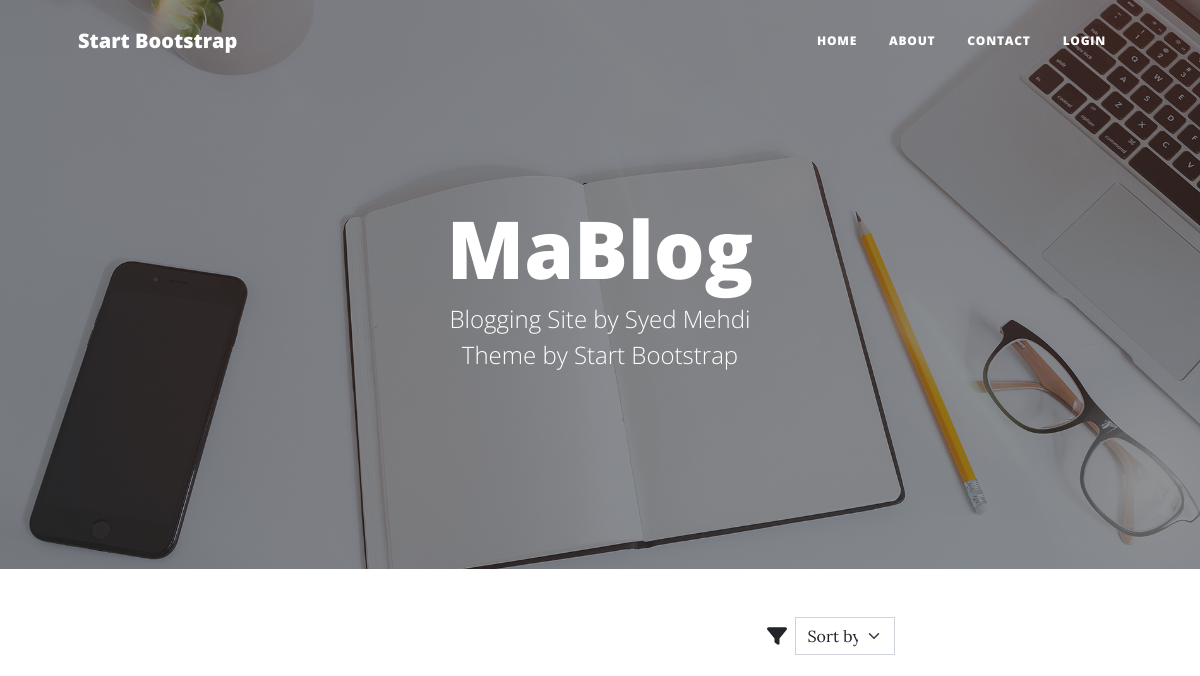
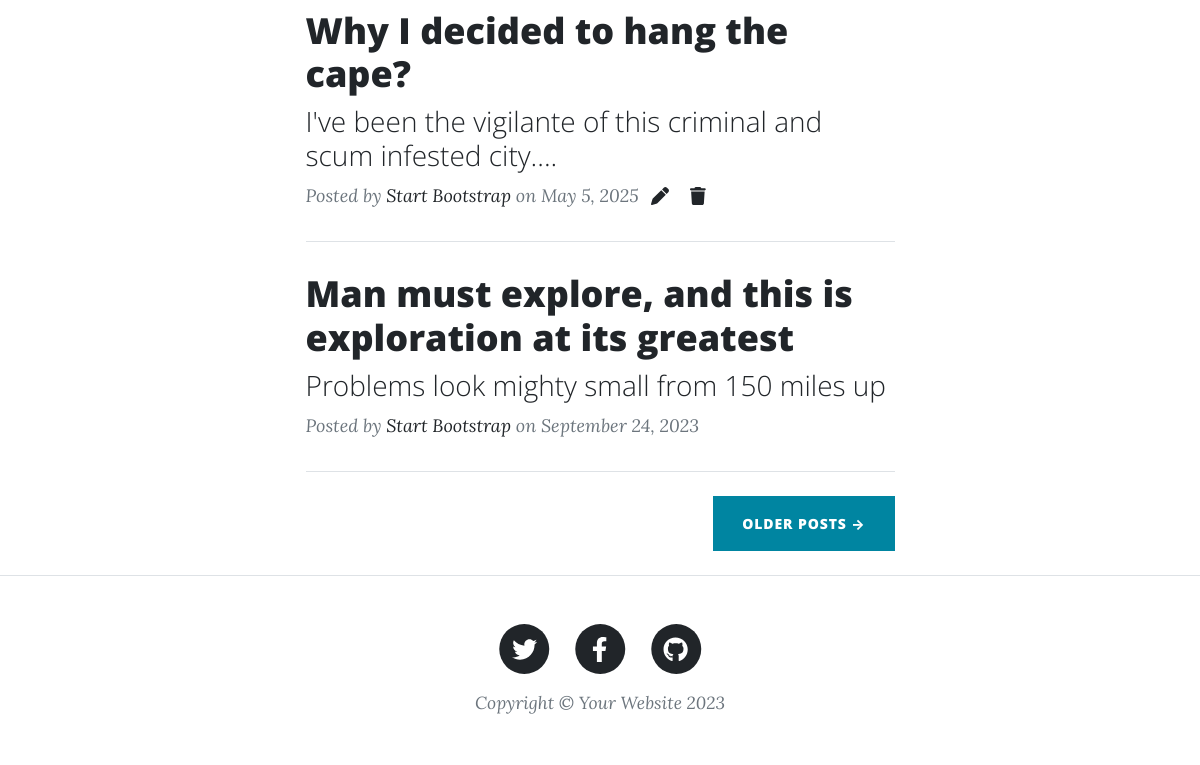
The app's page /posts/, older data (2 pictures, top to bottom).
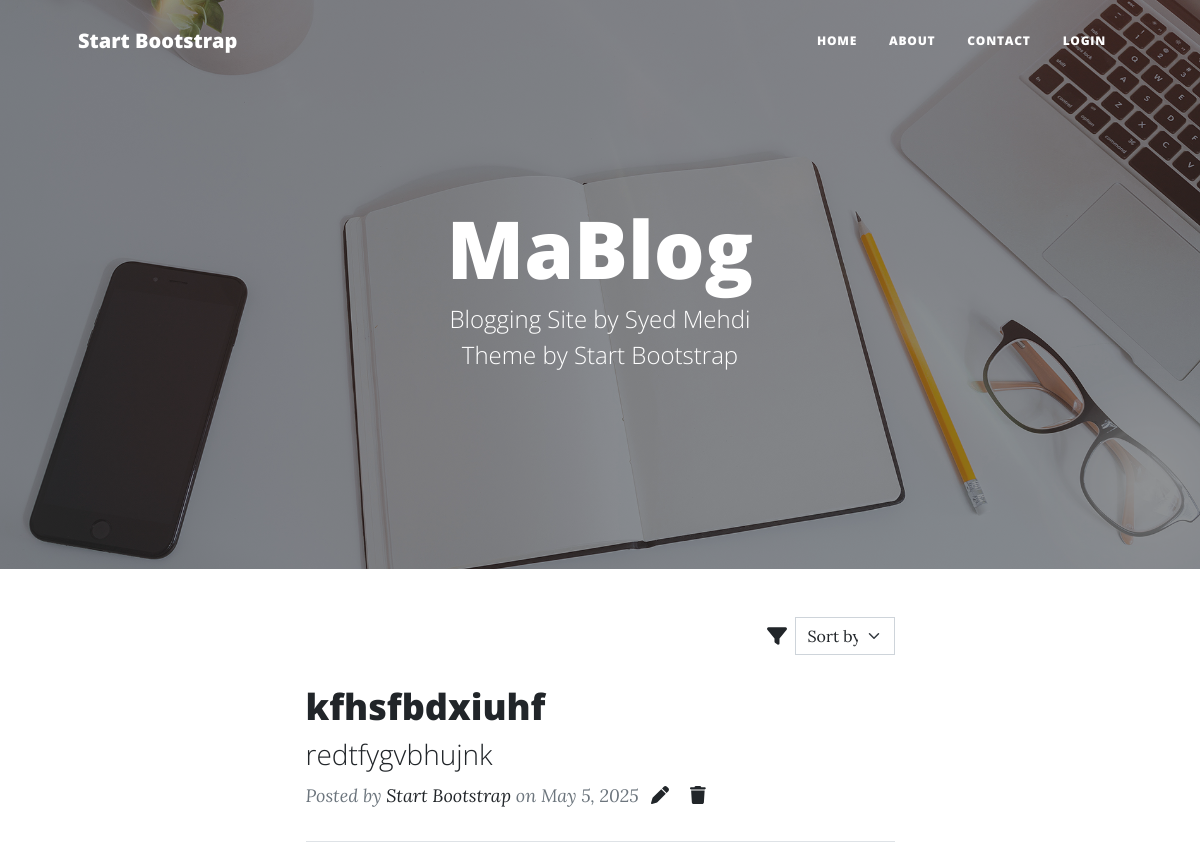
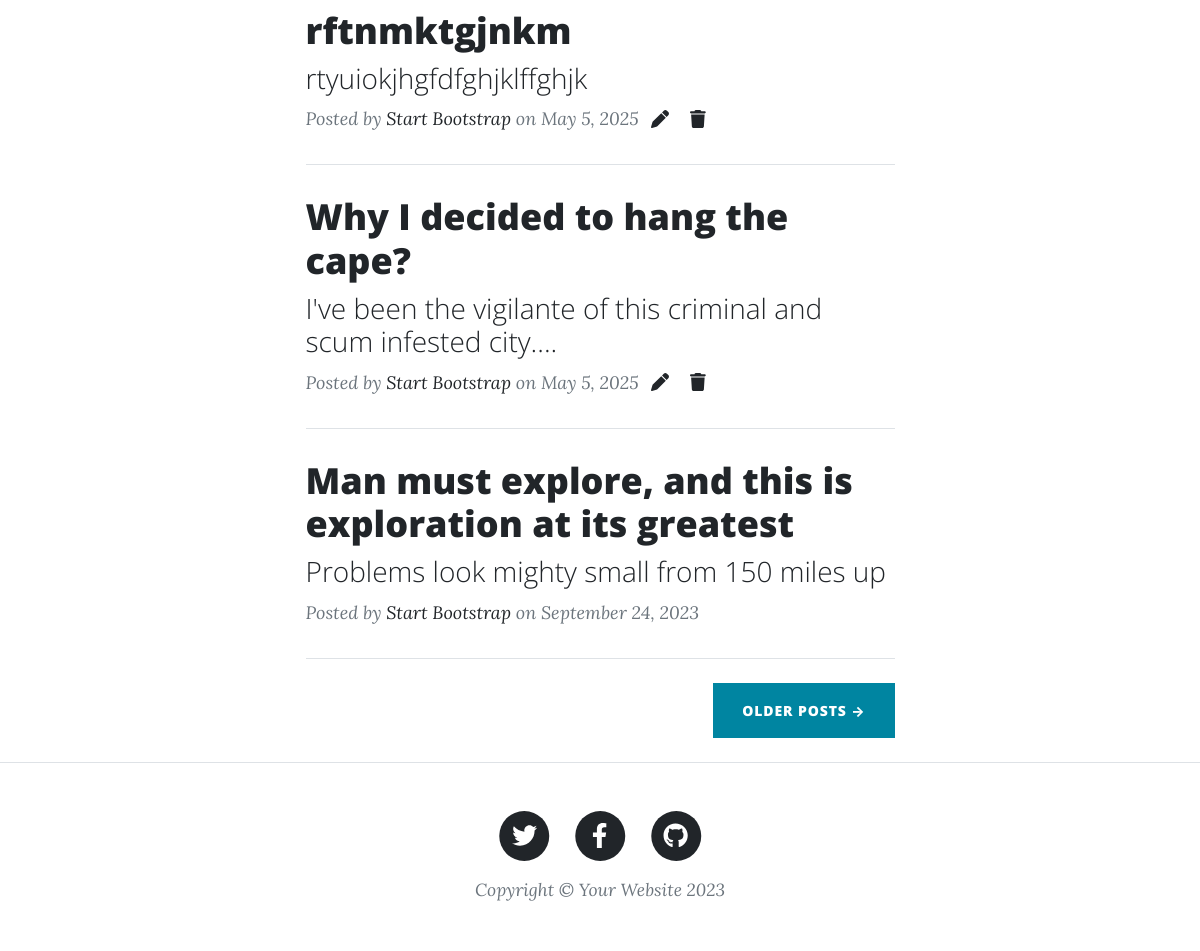
The same page, newer data (2 pictures, top to bottom).
### blog/models.py (models this page shows, shortened)
class Post(models.Model):
    tags = [
        ('tech', 'Tech'),
        ('cs', 'Computer Science'),
        ('ai', 'AI'),
        ('bio', 'Biology'),
        ('music', 'Music'),
        ('movies', 'Movies'),
        ('psychology', 'Psychology'),
        ('history', 'History'),
        ('books', 'Books & Literature'),
        ('fiction', 'Fiction'),
        ('gaming', 'Gaming'),
        ('other', 'Other'),
    ]
    author = models.ForeignKey(User, on_delete=models.CASCADE)
    title = models.CharField(max_length=130)
    subtitle = models.CharField(max_length=70, blank=True)
    content = models.TextField()
    tags = models.CharField(max_length=50, choices=tags, default='other')
    created_at = models.DateTimeField(auto_now_add=True)
    modified_at = models.DateTimeField(auto_now=True)

### blog/views.py (the view)
# urls.py: path("", views.post_list, name="post_list"),
def post_list(request):
    selected_filter = request.GET.get('filter')
    if selected_filter == 'oldest':
        posts = Post.objects.order_by('created_at')
    else:
        posts = Post.objects.order_by('-created_at')
    return render(request, 'users/user_posts.html', {'posts': posts, 'selected_filter': selected_filter})

### users/templates/users/user_posts.html (shortened to what this page needs)
{% extends 'base.html' %}
{% load static %}
{% block img %}
{% static 'img/home-bg.jpg' %}
{% endblock %}
{% block content %}
<div class="container px-4 px-lg-5">
    <div class="row gx-4 gx-lg-5 justify-content-center">
        <div class="col-md-10 col-lg-8 col-xl-7">
            <div class="d-flex ms-auto align-items-center justify-content-end">
                <i class="fa-solid fa-filter"></i>
                <form action="{% url 'post_list' %}" method="get">
                    <select name="filter" class="form-select ms-2" style="width: 100px" onchange="this.form.submit()">
                        <option value="" disabled selected>Sort by</option>
                    </select>
                </form>
            </div>
            {% for post in posts %}
                <div class="post-preview">
                    <a href="{% url 'post_detail' post.id %}">
                        <h2 class="post-title">{{ post.title }}</h2>
                        <h3 class="post-subtitle">{{ post.subtitle }}</h3>
                    </a>
                    <p class="post-meta">
                        Posted by
                        <a href="#!">Start Bootstrap</a>
                        on {{ post.created_at.date }}
                        <a href="{% url 'post_edit' post.id %}"><i class="fa-solid fa-pen ms-2"></i></a>
                        <a href="{% url 'post_delete' post.id %}"><i class="fa-solid fa-trash ms-3"></i></a>
                    </p>
                </div>
                <hr class="my-4" />
            {% endfor %}
            <div class="post-preview">
                <a href="post.html">
                    <h2 class="post-title">Man must explore, and this is exploration at its greatest</h2>
                    <h3 class="post-subtitle">Problems look mighty small from 150 miles up</h3>
                </a>
                <p class="post-meta">
                    Posted by
                    <a href="#!">Start Bootstrap</a>
                    on September 24, 2023
                </p>
            </div>
            <hr class="my-4" />
            <div class="d-flex justify-content-end mb-4"><a class="btn btn-primary text-uppercase" href="#!">Older Posts →</a></div>
        </div>
    </div>
</div>
{% endblock %}

Row changes from the older to the newer data that the page shows:
added Post: title "kfhsfbdxiuhf", subtitle "redtfygvbhujnk", created_at "May 5, 2025"
added Post: title "rftnmktgjnkm", subtitle "rtyuiokjhgfdfghjklffghjk", created_at "May 5, 2025"
